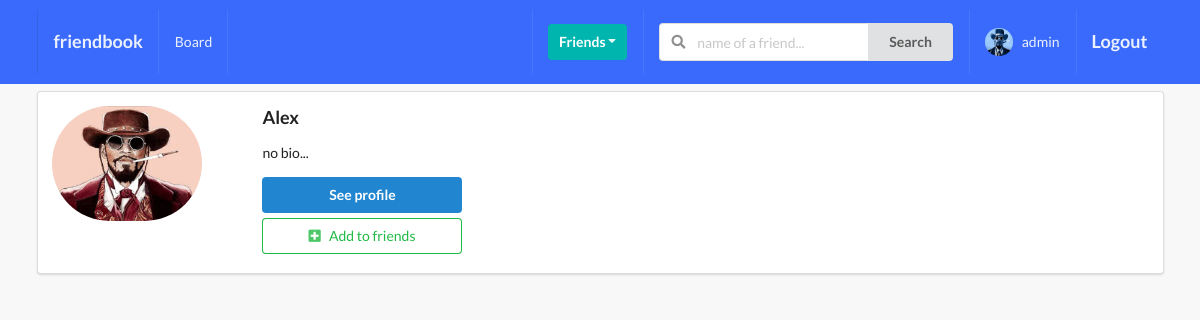
The app's page /profiles/ (signed in), older data.
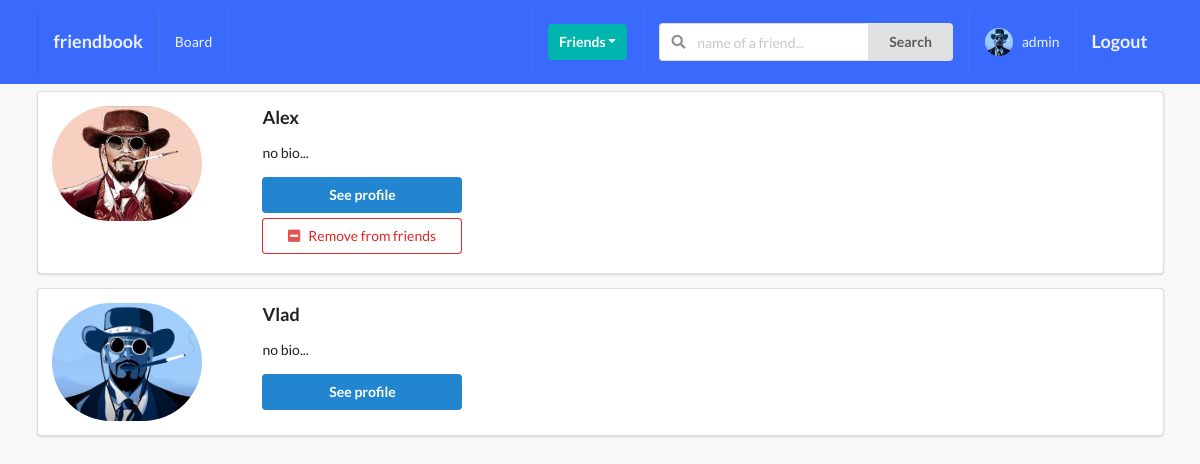
The same page, newer data.
### profiles/models.py (models this page shows, shortened)
class Profile(models.Model):
    first_name = models.CharField(max_length=200, blank=True)
    last_name = models.CharField(max_length=200, blank=True)
    user = models.OneToOneField(User, on_delete=models.CASCADE)
    bio = models.TextField(default="no bio...", max_length=300)
    email = models.EmailField(max_length=200, blank=True)
    country = models.CharField(max_length=200, blank=True)
    avatar = models.ImageField(default='avatar.png', upload_to='avatars/')
    friends = models.ManyToManyField(User, blank=True, related_name='friends')
    slug = models.SlugField(unique=True, blank=True)
    updated = models.DateTimeField(auto_now=True)
    created = models.DateTimeField(auto_now_add=True)
    objects = ProfileManager()
    def get_absolute_url(self):
        return reverse("profiles:profile-detail-view", kwargs={"slug": self.slug})
    __initial_first_name = None
    __initial_last_name = None
    def __init__(self, *args, **kwargs):
        super().__init__(*args, **kwargs)
        self.__initial_first_name = self.first_name
        self.__initial_last_name = self.last_name

### profiles/views.py (the view)
# urls.py: path('', ProfileListView.as_view(), name='all-profiles-view'),
class ProfileListView(LoginRequiredMixin, ListView):
    model = Profile
    template_name = 'profiles/profile_list.html'
    def get_queryset(self):
        qs = Profile.objects.get_all_profiles(self.request.user)
        return qs
    def get_context_data(self, **kwargs):
        context = super().get_context_data(**kwargs)
        user = User.objects.get(username__iexact=self.request.user)
        profile = Profile.objects.get(user=user)
        rel_r = Relationship.objects.filter(sender=profile)
        rel_s = Relationship.objects.filter(receiver=profile)
        rel_receiver = []
        rel_sender = []
        for item in rel_r:
            rel_receiver.append(item.receiver.user)
        for item in rel_s:
            rel_sender.append(item.sender.user)
        context["rel_receiver"] = rel_receiver
        context["rel_sender"] = rel_sender
        context['is_empty'] = False
        if len(self.get_queryset()) == 0:
            context['is_empty'] = True
        return context

### profiles/context_processors.py (called while the page is built)
def profile_pic(request):
    if request.user.is_authenticated:
        profile_obj = Profile.objects.get(user=request.user)
        pic = profile_obj.avatar
        return {'picture':pic}
    return {}

def invatations_received_no(request):
    if request.user.is_authenticated:
        profile_obj = Profile.objects.get(user=request.user)
        qs_count = Relationship.objects.invatations_received(profile_obj).count()
        return {'invites_num':qs_count}
    return {}

### profiles/models.py (called while the page is built)
    def get_all_profiles(self, me):
        profiles = Profile.objects.all().exclude(user=me)
        return profiles

    def invatations_received(self, receiver):
        qs = Relationship.objects.filter(receiver=receiver, status='send')
        return qs

### profiles/templates/profiles/profile_list.html (shortened to what this page needs)
{% extends 'base.html' %}
{% block content %}
    {% for obj in object_list %}
        <div class="ui segment">
            <div class="ui grid">
                <div class="row">
                    <div class="three wide column">
                        <img class="ui small circular image" src={{obj.avatar.url}}>
                    </div>
                    <div class="thirteen wide column">
                        <h3>{{obj.user}}</h3>
                        <p>{{obj.bio}}</p>
                        <a href={{obj.get_absolute_url}}><button class="ui primary button mb-5 w-big">See profile</button></a>
                        <br>
                        {% if obj.user not in rel_receiver and obj.user not in rel_sender %}
                            <form action="{% url 'profiles:send-invite' %}" method="POST">
                                <button type="submit" class="ui positive basic button mb-5 w-big"><i class="plus square icon"></i>Add to friends</button>
                            </form>
                         {% endif %}
                        {% if request.user in obj.friends.all %}
                        <form action="{% url 'profiles:remove-friend' %}" method="POST">
                            <button type="submit" class="ui negative basic button mb-5 w-big"><i class="minus square icon"></i>Remove from friends</button>
                        </form>
                        {% endif %}
                    </div>
                </div>
            </div>
        </div>
    {% endfor %}
{% endblock content %}

### templates/base.html (shortened to what this page needs)
{% load static %}
<!doctype html>
<html lang="en">
  <head>
    <link rel="stylesheet" href="https://cdn.jsdelivr.net/npm/bootstrap-icons@1.5.0/font/bootstrap-icons.css">
    <link rel="stylesheet" type="text/css" href={% static 'style.css' %}
    <link rel="stylesheet" type='text/css' href="https://cdnjs.cloudflare.com/ajax/libs/semantic-ui/2.2.14/semantic.min.css">
  </head>
  <body>
    {% include 'main/navbar.html' %}
    <div class="ui container">
      {% block content %}
      {% endblock content %}
    </div>
  </body>
</html>

### templates/main/navbar.html (shortened to what this page needs)
{% url 'home-view' as path_to_home %}
{% url 'posts:main-post-view' as path_to_posts %}
{% url 'profiles:my-profile-view' as path_to_my_profile %}
<div class="ui inverted menu nav mb-7">
  <div class="ui container">
    <a href="{{path_to_home}}" class="{% if request.path == path_to_home %}active{% endif %} item">
        <h3>friendbook</h3>
    </a>
    {% if request.user.is_authenticated %}
    <a href="{{path_to_posts}}" class="{% if request.path == path_to_posts %}active{% endif %} item">
        Board
    </a>
    {% endif %}
    <div class="right menu">
        {% if request.user.is_authenticated %}
        <div class="item">
            <div class="ui floating dropdown icon button teal"> Friends
                <i class="dropdown icon"></i>
             </div>
        </div>
             <div class="item">
              <form action="" method="GET">
                <div class="ui action left icon input">
                <input class="prompt" type="text" name='q' placeholder="name of a friend...">
                <button type='submit' class="ui button">Search</button>
                </div>
            </form>
            </div>
            <a href="{{path_to_my_profile}}" class="{% if request.path == path_to_my_profile %}active{% endif %} item">
                <img src={{picture.url}} alt=""  class="ui avatar image" >&nbsp;
                 {{ request.user }}
            </a>
            <a href="{% url 'account_logout' %}" class="ui item">
                <h3>Logout</h3>
            </a>
        {% else %}
        <a href="{% url 'account_login' %}" class="ui item">
                <h3>Login</h3>
            </a>
        {% endif %}
    </div>
  </div>
</div>

### netbook/static/style.css (style rules this page uses)
body { background: #F8F8F8 !important; }
.nav { border-radius: 0px !important; padding: 10px 0 10px 0 !important; background-color: #396afc !important; }
.mb-7 { margin-bottom: 7px !important; }
.mb-5 { margin-bottom: 5px !important; }
.w-big { width: 200px !important; }

Row changes from the older to the newer data that the page shows:
changed Profile "Alex": text "Add to friends" → "Remove from friends"
added Profile: avatar (picture), user "Vlad", bio "no bio..."
